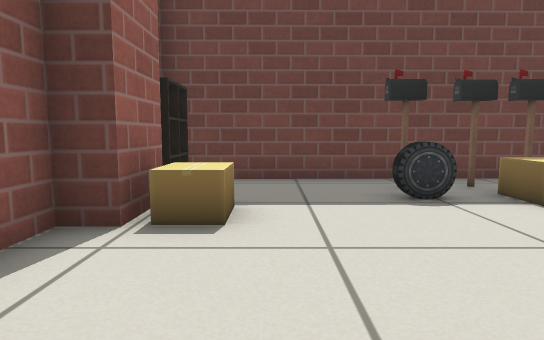
[1] (above)

16 first-person views from a walk through a Gazebo world. The camera is 0.5 m above the floor, tilts 6° down and sees 75° across. Floor lines are 1 m apart. The floor is counted in squares, 0.5 m on a side. Each view is taken from the middle of a square. On the plan, view 1 faces up. The plan holds only what a view shows up to about 13 squares ahead; the rest is blank. Simple patterns stand in for the simulator's built-in surfaces.

[2]
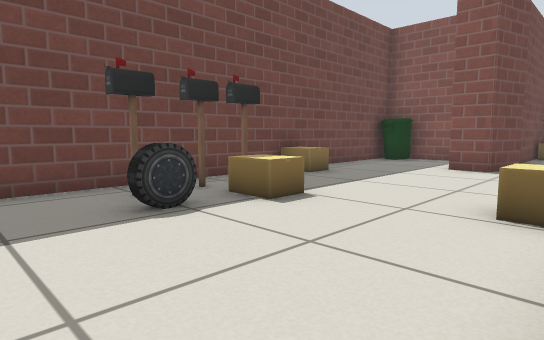

[3]
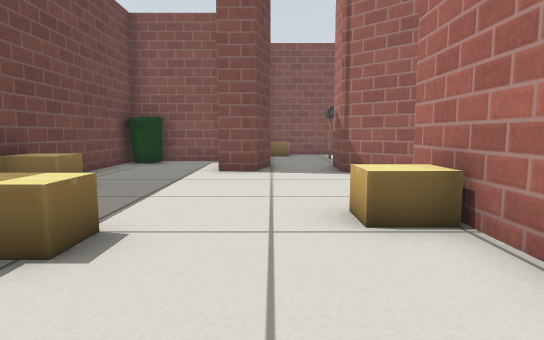

[4]
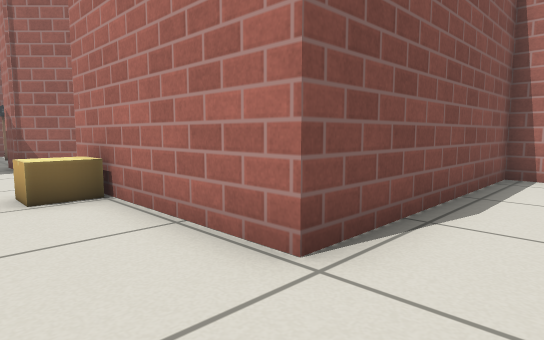

[5]
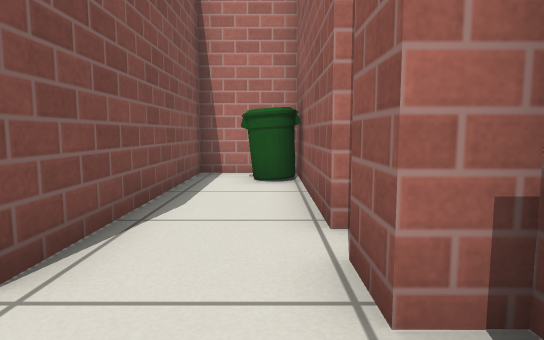

[6]
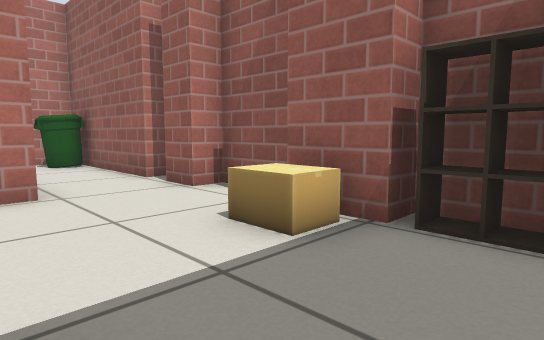

[7]
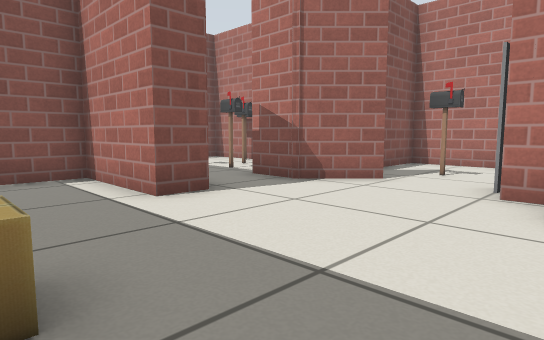

[8]
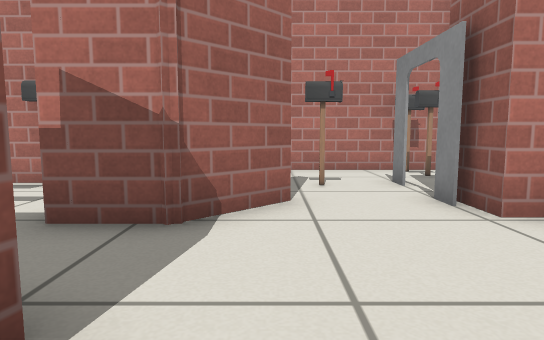

[9]
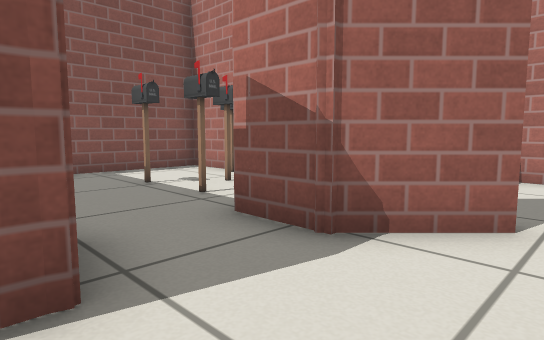

[10]
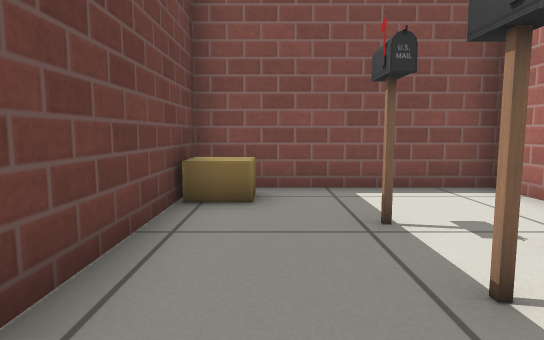

[11]
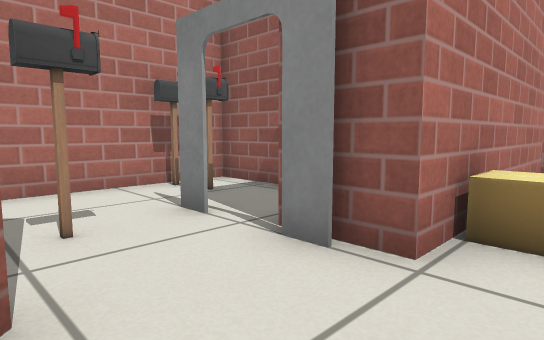

[12]
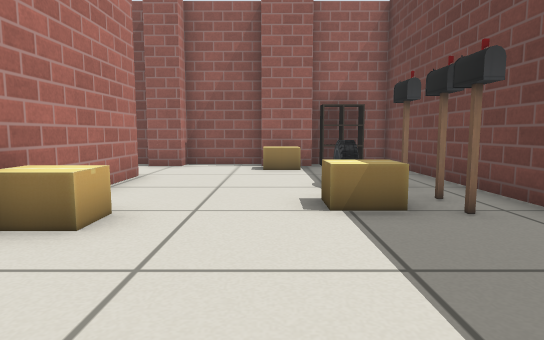

[13]
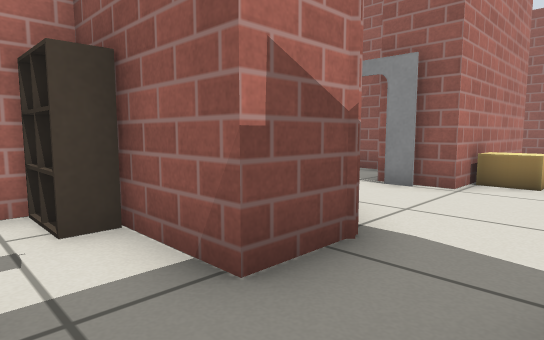

[14]
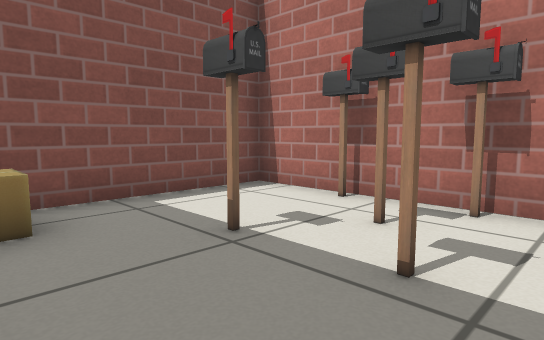

[15]
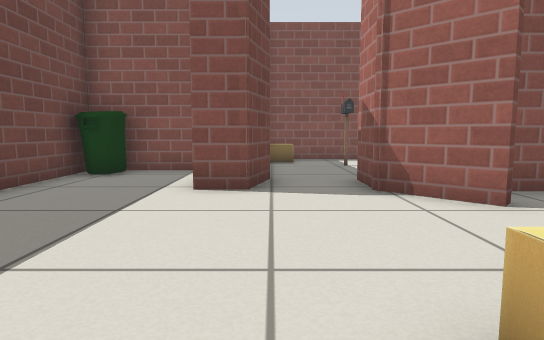

[16]
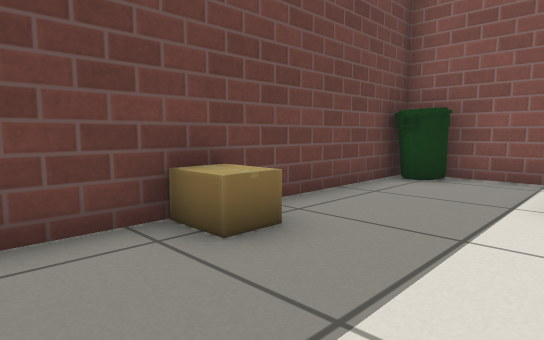

### Floor plan
Ten units are one square. View 1 is at (0, 0); x grows to the right and y downward. Boxes are objects, and circles mark ways between rooms. Rooms are numbered by the first view taken in them; rooms with no view inside come last. Other rooms are left out.
<svg viewBox="-28 -83 208 146">
<path fill="none" stroke="#000" d="M-16 -67 -16 -55M86 3 101 -12 115 -12M-22 -55 -15 -55M-22 -61 -15 -61M-23 -1 -23 4M-21 7 -16 7 -16 58 8 58 8 -9 63 -9M117 -30 102 -34 102 -44 134 -44 134 -78 -23 -76 -23 -52 -16 -52 -16 -37 -23 -37 -23 -12 -16 -12 -16 -2M155 -34 127 -34M154 20 174 20 174 -35M135 20 144 20M115 -12 115 20M115 7 121 7 121 20M41 18 41 45 100 45 100 10M63 -9 63 5"/>
<rect x="-15" y="35" width="10" height="20" fill="#bbb"><title>bin</title></rect>
<rect x="-15" y="-55" width="10" height="20" fill="#bbb"><title>cardboard box</title></rect>
<rect x="15" y="-55" width="20" height="10" fill="#bbb"><title>car</title></rect>
<rect x="15" y="-65" width="10" height="10" fill="#bbb"><title>postbox</title></rect>
<rect x="35" y="-55" width="10" height="10" fill="#bbb"><title>cardboard box</title></rect>
<rect x="35" y="-65" width="20" height="10" fill="#bbb"><title>postbox</title></rect>
<rect x="45" y="-25" width="10" height="10" fill="#bbb"><title>cardboard box</title></rect>
<rect x="65" y="-75" width="20" height="10" fill="#bbb"><title>cardboard box</title></rect>
<rect x="115" y="-75" width="20" height="10" fill="#bbb"><title>bin</title></rect>
<rect x="125" y="-15" width="10" height="10" fill="#bbb"><title>postbox</title></rect>
<rect x="135" y="5" width="10" height="10" fill="#bbb"><title>postbox</title></rect>
<rect x="145" y="-15" width="10" height="10" fill="#bbb"><title>postbox</title></rect>
<rect x="155" y="-35" width="20" height="10" fill="#bbb"><title>cardboard box</title></rect>
<rect x="45" y="35" width="20" height="10" fill="#bbb"><title>postbox</title></rect>
<rect x="45" y="25" width="10" height="10" fill="#bbb"><title>postbox</title></rect>
<rect x="55" y="5" width="10" height="10" fill="#bbb"><title>door leaf</title></rect>
<rect x="75" y="15" width="10" height="10" fill="#bbb"><title>postbox</title></rect>
<circle cx="110" cy="-25" r="3" fill="#2a7"/>
<circle cx="75" cy="-15" r="3" fill="#2a7"/>
<text x="40" y="-40">1</text>
<text x="150" y="-10">2</text>
<text x="70" y="20">3</text>
</svg>
Room 1 opens to room 2. Room 1 opens to room 3.

Where each view was taken, in squares from view 1:
view 1: 0 up, 0 right, facing up
view 2: 1 up, 0 right, facing up-right
view 3: 3 up, 1 right, facing right
view 4: 3 up, 1 left, facing down-right
view 5: 3 up, 1 left, facing down
view 6: 7 up, 2 right, facing down-left
view 7: 7 up, 5 right, facing down-right
view 8: 5 up, 9 right, facing down
view 9: 4 up, 8 right, facing down-right
view 10: 2 up, 11 right, facing right
view 11: 2 up, 9 right, facing down-left
view 12: 4 up, 9 right, facing left
view 13: 3 up, 13 right, facing down-left
view 14: 3 up, 12 right, facing down-right
view 15: 3 up, 4 right, facing right
view 16: 4 up, 5 right, facing up-right
